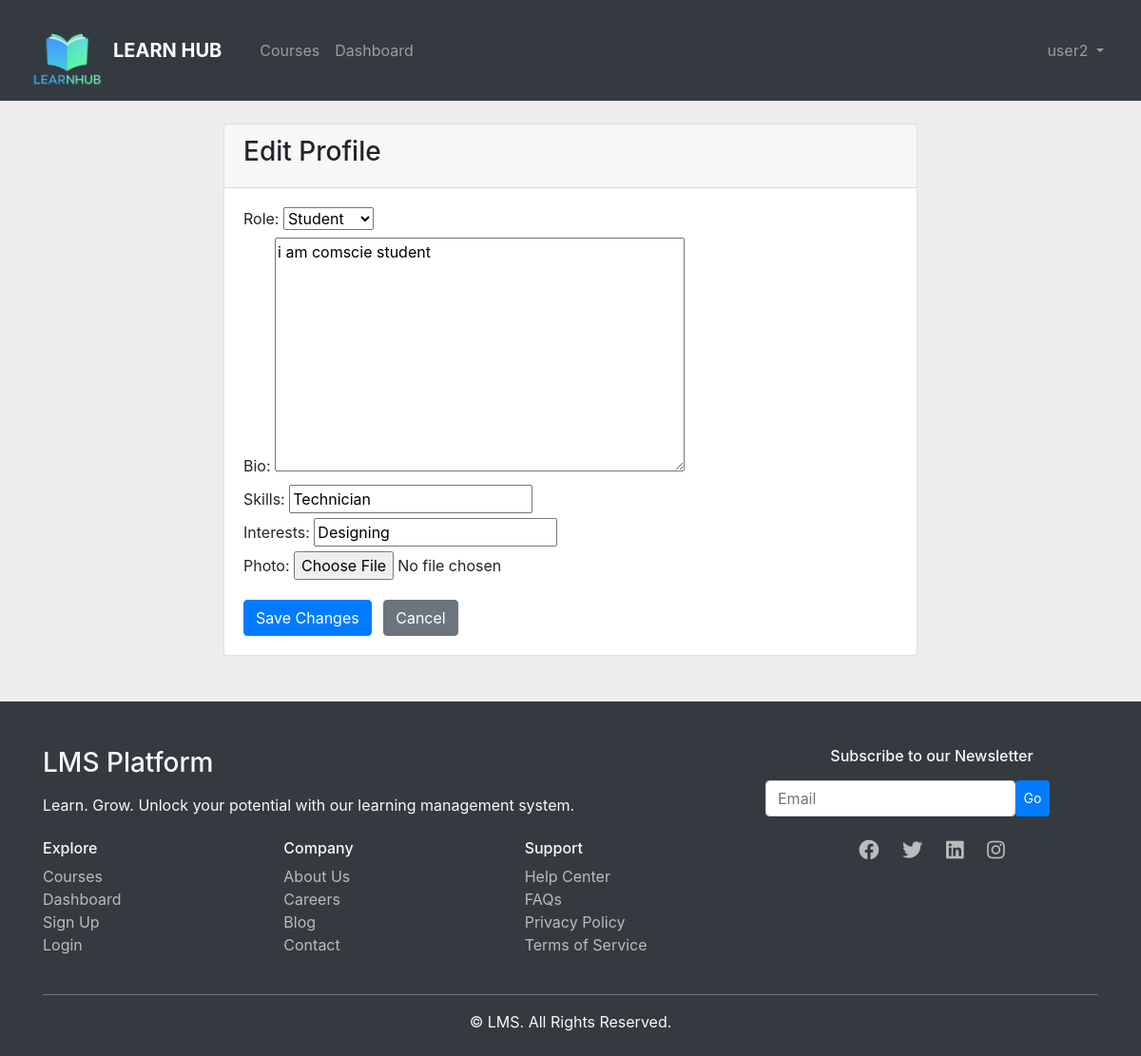
Page /profile/edit/ (signed in) on the committed database.
### lms_app/models.py (models this page shows)
class Profile(models.Model):
    USER_ROLES = (
        ('Student', 'Student'),
        ('Instructor', 'Instructor'),
    )
    user = models.OneToOneField(User, on_delete=models.CASCADE)
    role = models.CharField(max_length=10, choices=USER_ROLES, default='Student')
    bio = models.TextField(blank=True, null=True)
    skills = models.CharField(max_length=255, blank=True, null=True)
    interests = models.CharField(max_length=255, blank=True, null=True)
    photo = models.ImageField(upload_to='profile_photos/', blank=True, null=True)
    date_joined = models.DateTimeField(auto_now_add=True)

### lms_app/views.py (the view)
# urls.py: path('profile/edit/', views.edit_profile, name='edit_profile'),
@login_required
def edit_profile(request):
    profile = request.user.profile
    if request.method == 'POST':
        form = ProfileForm(request.POST, request.FILES, instance=profile)
        if form.is_valid():
            form.save()
            return redirect('profile')
    else:
        form = ProfileForm(instance=profile)
    return render(request, 'edit_profile.html', {'form': form})

### lms_app/forms.py
class ProfileForm(forms.ModelForm):
    class Meta:
        model = Profile
        fields = ['role', 'bio', 'skills', 'interests', 'photo']

### lms_app/templates/edit_profile.html (shortened to what this page needs)
{% extends 'base.html' %}
{% load crispy_forms_tags %}
{% block content %}
<div class="row justify-content-center">
    <div class="col-md-8">
        <div class="card">
            <div class="card-header">
                <h3>Edit Profile</h3>
            </div>
            <div class="card-body">
                <form method="post" enctype="multipart/form-data">
                    {{ form }}
                    <button type="submit" class="btn btn-primary mt-3">Save Changes</button>
                    <a href="{% url 'profile' %}" class="btn btn-secondary mt-3 ml-2">Cancel</a>
                </form>
            </div>
        </div>
    </div>
</div>
{% endblock %}

### lms_app/templates/base.html (shortened to what this page needs)
{% load static %}
<!DOCTYPE html>
<html lang="en">
<head>
    <link rel="stylesheet" href="https://stackpath.bootstrapcdn.com/bootstrap/4.5.2/css/bootstrap.min.css">
    <link rel="stylesheet" href="https://cdnjs.cloudflare.com/ajax/libs/font-awesome/5.15.1/css/all.min.css">
</head>
<body style="background-color: rgb(238, 236, 236);">
    <nav class="navbar navbar-expand-lg navbar-dark bg-dark">
    <div class="container-fluid">
        <a class="navbar-brand d-flex align-items-center" href="{% url 'home' %}">
            <img src="{% static 'icons/final logo.png' %}" alt="Logo" width="80" height="80" class="d-inline-block align-top mr-2">
            <span class="font-weight-bold">LEARN HUB</span>
        </a>
        <div class="collapse navbar-collapse" id="navbarNav">
            <ul class="navbar-nav mr-auto">
                <li class="nav-item ml-3">
                    {% if user.profile.role == 'Student' %}
                      <a class="nav-link" href="{% url 'course_list' %}">Courses</a>
                    {% endif %}
                </li>
                {% if user.is_authenticated %}
                    {% if user.profile.role == 'Student' %}
                        <li class="nav-item">
                            <a class="nav-link" href="{% url 'dashboard' %}">Dashboard</a>
                        </li>
                    {% elif user.profile.role == 'Instructor' %}
                        <li class="nav-item">
                            <a class="nav-link" href="{% url 'instructor_dashboard' %}">Dashboard</a>
                        </li>
                    {% endif %}
                {% endif %}
            </ul>
            <ul class="navbar-nav ml-auto">
                {% if user.is_authenticated %}
                    <li class="nav-item dropdown">
                        <a class="nav-link dropdown-toggle" href="#" id="navbarDropdown" role="button"
                           data-toggle="dropdown" aria-haspopup="true" aria-expanded="false">
                            {{ user.username }}
                        </a>
                    </li>
                {% endif %}
            </ul>
        </div>
    </div>
</nav>
    <div class="container mt-4">
        {% block content %}
        {% endblock %}
    </div>
<footer class="bg-dark text-light pt-5 pb-4 mt-5">
  <div class="container">
    <div class="row">
      <div class="col-md-8">
        <h3 class="fw-bold mb-3">LMS Platform</h3>
        <p class="mb-4">Learn. Grow. Unlock your potential with our learning management system.</p>
        <div class="row">
          <div class="col-6 col-md-4">
            <h6 class="fw-bold">Explore</h6>
            <ul class="list-unstyled">
              <li><a href="{% url 'course_list' %}" class="footer-link">Courses</a></li>
              <li><a href="{% url 'dashboard' %}" class="footer-link">Dashboard</a></li>
              <li><a href="{% url 'signup' %}" class="footer-link">Sign Up</a></li>
              <li><a href="{% url 'login' %}" class="footer-link">Login</a></li>
            </ul>
          </div>
          <div class="col-6 col-md-4">
            <h6 class="fw-bold">Company</h6>
            <ul class="list-unstyled">
              <li><a href="#" class="footer-link">About Us</a></li>
              <li><a href="#" class="footer-link">Careers</a></li>
              <li><a href="#" class="footer-link">Blog</a></li>
              <li><a href="#" class="footer-link">Contact</a></li>
            </ul>
          </div>
          <div class="col-6 col-md-4">
            <h6 class="fw-bold">Support</h6>
            <ul class="list-unstyled">
              <li><a href="#" class="footer-link">Help Center</a></li>
              <li><a href="#" class="footer-link">FAQs</a></li>
              <li><a href="#" class="footer-link">Privacy Policy</a></li>
              <li><a href="#" class="footer-link">Terms of Service</a></li>
            </ul>
          </div>
        </div>
      </div>
      <div class="col-md-4 text-md-start text-center mt-4 mt-md-0">
        <h6 class="fw-bold">Subscribe to our Newsletter</h6>
        <form class="d-flex mt-3">
          <input type="email" class="form-control me-2 w-75" placeholder="Email">
          <button type="submit" class="btn btn-primary btn-sm">Go</button>
        </form>
        <div class="mt-4">
          <a href="#" class="social-icon"><i class="fab fa-facebook fa-lg"></i></a>
          <a href="#" class="social-icon"><i class="fab fa-twitter fa-lg"></i></a>
          <a href="#" class="social-icon"><i class="fab fa-linkedin fa-lg"></i></a>
          <a href="#" class="social-icon"><i class="fab fa-instagram fa-lg"></i></a>
        </div>
      </div>
    </div>
    <hr class="border-secondary mt-4">
    <div class="text-center">
      <p class="mb-0">&copy; {{ now|date:"Y" }} LMS. All Rights Reserved.</p>
    </div>
  </div>
</footer>
</body>
</html>

### lms_app/templates/base.html (style rules this page uses)
.footer-link { color: #bbb; text-decoration: none; transition: color 0.3s ease; }
.social-icon { color: #bbb; margin: 0 10px; transition: color 0.3s ease, transform 0.2s ease; }

### rows in the picture
Profile: role "Student", bio "i am comscie student", skills "Technician", interests "Designing"

### other values in the picture
{{ user.username }} "user2"
